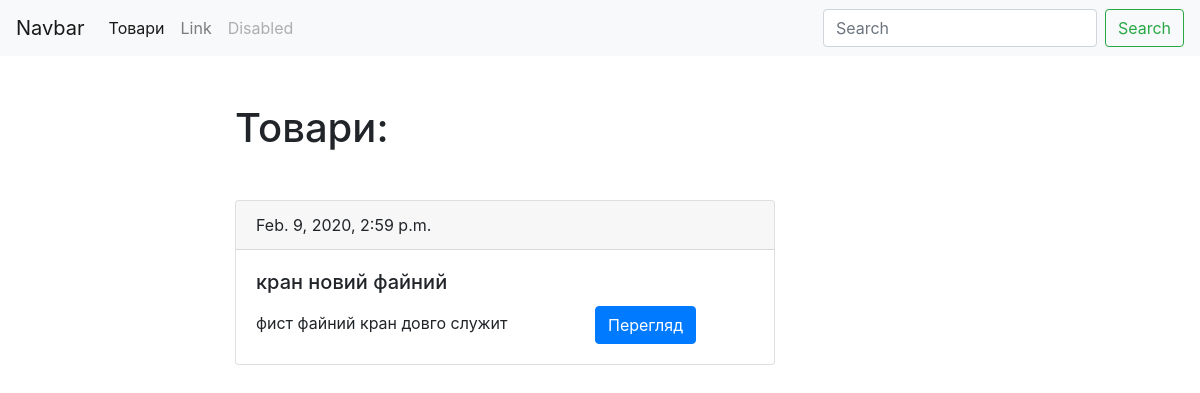
Page /storage/ on the earlier database version.
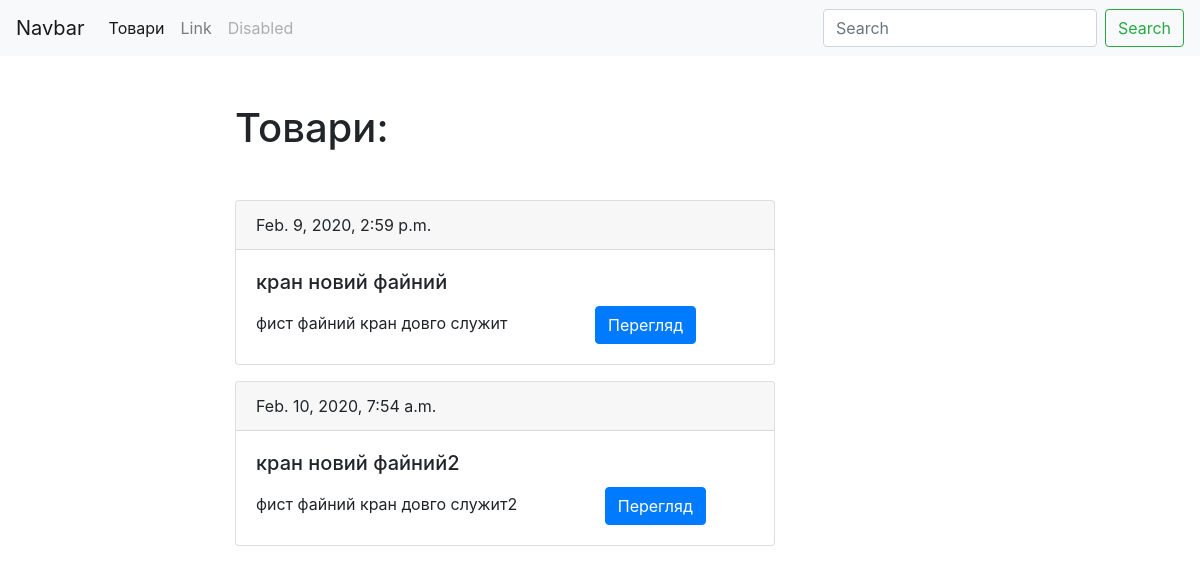
Same page on the later database version.
### storage/models.py (models this page shows, shortened)
class Product(models.Model):
    title = models.CharField(max_length=150, db_index=True)
    slug = models.SlugField(max_length=150, unique=True)
    body = models.TextField(blank=True, db_index=True)
    price = models.CharField(max_length=150, db_index=True)
    date_add = models.DateTimeField(auto_now_add=True)
    def get_absolute_url(self):
        return reverse('product_datail_url', kwargs={'slug': self.slug}) # revers for py file link for post detail

### storage/views.py (the view)
# urls.py: path('', products_lists, name= 'products_list_url'),
def products_lists(request):
    products = Product.objects.all()
    return render(request,'storage/index.html',context={'products':products})

### storage/templates/storage/index.html (shortened to what this page needs)
{% extends 'storage/base_shop.html'%}
{% block content%}
  <h1 class="mb-5">Товари:</h1>
  {% for product in products %}
    <div class="card mb-3">
      <div class="card-header">
        {{product.date_add}}
      </div>
      <div class="card-body">
        <h5 class="card-title">{{product.title}}</h5>
        <p class="card-text">{{product.body}}</<p>
        <a href="{{product.get_absolute_url}}" class="btn btn-primary offset-md-2">Перегляд</a>
      </div>
  </div>
  {% endfor%}
{% endblock%}

### storage/templates/storage/base_shop.html
{% extends 'base.html' %}

### templates/base.html (shortened to what this page needs)
<!DOCTYPE html>
<html>
    <head>
        <link rel="stylesheet" href="https://stackpath.bootstrapcdn.com/bootstrap/4.4.1/css/bootstrap.min.css">
    </head>
    <body>
      <nav class="navbar navbar-expand-lg navbar-light bg-light">
        <a class="navbar-brand" href="#">Navbar</a>
        <div class="collapse navbar-collapse" id="navbarSupportedContent">
          <ul class="navbar-nav mr-auto">
            <li class="nav-item active">
              <a class="nav-link" href="{%url 'products_list_url' %}">Товари</a>
            </li>
            <li class="nav-item">
              <a class="nav-link" href="#">Link</a>
            </li>
            <li class="nav-item">
              <a class="nav-link disabled" href="#" tabindex="-1" aria-disabled="true">Disabled</a>
            </li>
          </ul>
          <form class="form-inline my-2 my-lg-0">
            <input class="form-control mr-sm-2" type="search" placeholder="Search" aria-label="Search">
            <button class="btn btn-outline-success my-2 my-sm-0" type="submit">Search</button>
          </form>
        </div>
      </nav>
      <div class="container mt-5 ">
        <div class="row">
          <div class="col-6 offset-md-2">
            {% block content%}{% endblock%}
          </div>
        </div>
      </div>
    </body>
</html>

Differences in the rows shown:
added Product: date_add "Feb. 10, 2020, 7:54 a.m.", title "кран новий файний2", body "фист файний кран довго служит2"
